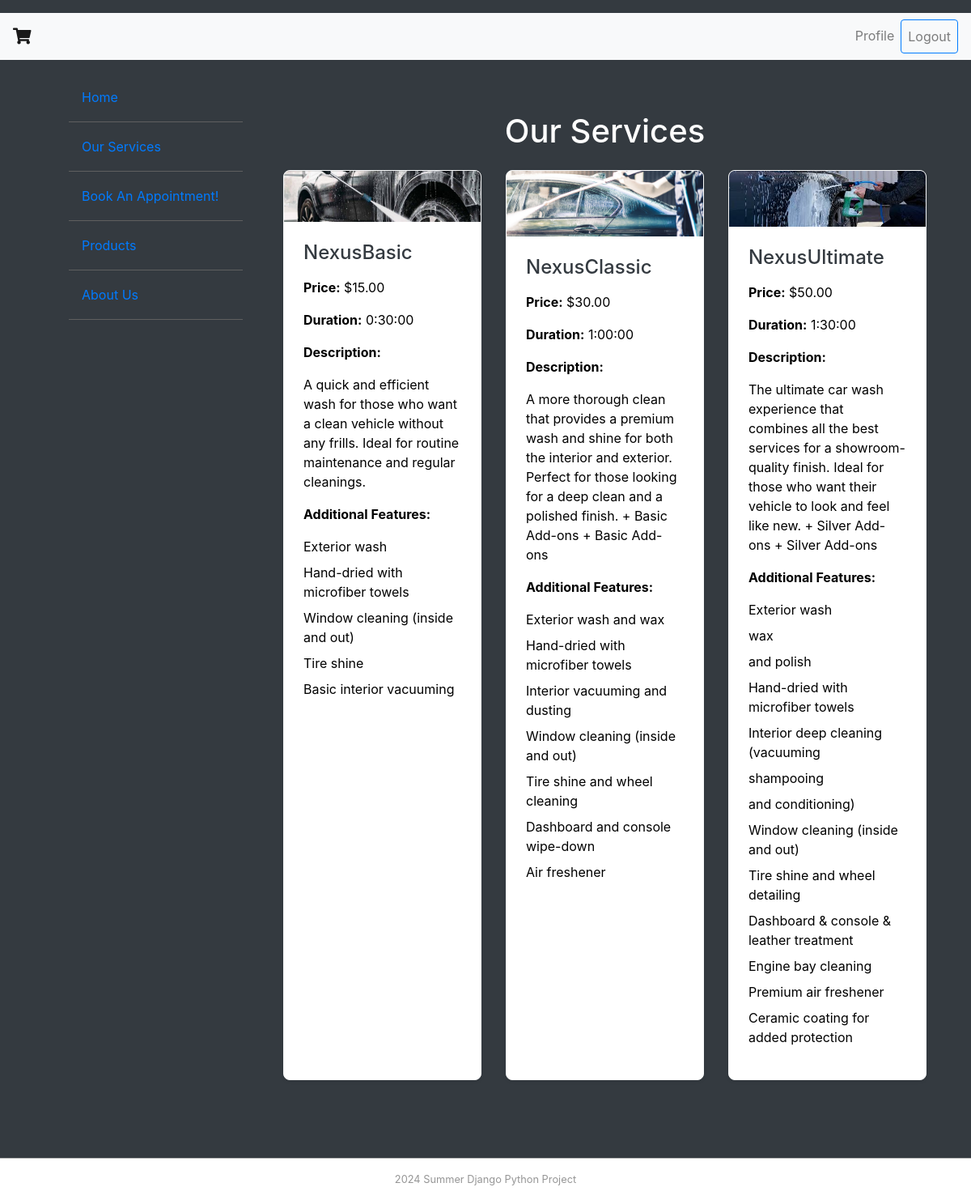
Page /services (signed in) on the committed database.
### carWashMng/models.py (models this page shows, shortened)
class MainMenu(models.Model):
    item = models.CharField(max_length=200, unique=True)
    link = models.CharField(max_length=200, unique=True)

class Service(models.Model):
    TIER_CHOICES = [
        ('Basic', 'Basic'),
        ('Silver', 'Silver'),
        ('Gold', 'Gold'),
    ]
    name = models.CharField(max_length=200, unique=True)
    description = models.TextField()
    price = models.DecimalField(max_digits=10, decimal_places=2)
    duration = models.DurationField()  # Time duration for the service
    tier = models.CharField(max_length=10, choices=TIER_CHOICES)
    additional_features = models.TextField(help_text="Enter features separated by commas.")  # Add-ons based on the tier
    picture = models.FileField(upload_to='carWash/static/uploads')

### carWashMng/views.py (the view)
# urls.py: path('services', views.service_s, name='services'),
def service_s(request):
    services = Service.objects.all()
    for s in services:
        s.picture = s.picture.url[9:]
    return render(request,
                  'carWashMng/services.html',
                  {
                      'services': services,
                      'item_list': MainMenu.objects.all(),
                  })

### carWashMng/templatetags/custom_filters.py (called while the page is built)
@register.filter
def split(value, delimiter=','):
    if value is None:
        return []
    return value.split(delimiter)

### carWash/templates/carWashMng/services.html (shortened to what this page needs)
{% extends "base.html" %}
{% load static %}
{% load custom_filters %}
{% block sidenav %}
    <ul id="nav">
        {% for item in item_list %}
        <li class="nav-item">
            <a class="nav-link" href="{{ item.link }}">{{ item.item }}</a>
        </li>
        {% endfor %}
    </ul>
{% endblock sidenav %}
{% block content %}
    <div class="container my-5">
        <h1 class="text-center mb-4">Our Services</h1>
        <div class="row">
            {% for service in services %}
                <div class="col-md-4 mb-4">
                    <div class="service-card card shadow-sm border-light">
                        <img src="{{ service.picture.url }}" class="service-img card-img-top" alt="{{ service.name }}">
                        <div class="card-body">
                            <h2 class="service-title card-title">{{ service.name }}</h2>
                            <p class="card-text"><strong>Price:</strong> ${{ service.price }}</p>
                            <p class="card-text"><strong>Duration:</strong> {{ service.duration }}</p>
                            <p class="card-text"><strong>Description:</strong></p>
                            <p class="card-text">{{ service.description }}</p>
                            <p class="card-text"><strong>Additional Features:</strong></p>
                            <ul class="list-unstyled service-features">
                                {% if service.additional_features %}
                                    {% for feature in service.additional_features|split:", " %}
                                        <li> {{ feature }}</li>
                                    {% endfor %}
                                {% else %}
                                    <li>No additional features available.</li>
                                {% endif %}
                            </ul>
                        </div>
                    </div>
                </div>
            {% endfor %}
        </div>
    </div>
{% endblock %}

### carWash/templates/base.html (shortened to what this page needs)
{% load static %}
<!DOCTYPE html>
<html lang="en">
<head>
    <link rel="stylesheet" href="https://stackpath.bootstrapcdn.com/bootstrap/4.3.1/css/bootstrap.min.css">
    <link rel="stylesheet" href="{% static 'main.css' %}">
    <link rel="stylesheet" href="https://cdnjs.cloudflare.com/ajax/libs/flatpickr/4.6.13/flatpickr.min.css">
    <link rel="stylesheet" href="https://cdnjs.cloudflare.com/ajax/libs/font-awesome/5.15.3/css/all.min.css">
</head>
<body class="d-flex flex-column min-vh-100">
    {% block header %}
    <header id="header" class="d-flex flex-column align-items-center py-3 w-100">
        <nav class="navbar navbar-expand-lg navbar-light bg-light w-100">
            {% if user.is_authenticated %}
            <a class="navbar-brand" href="{% url 'view_cart' %}">
                <i class="fas fa-shopping-cart"></i>
            </a>
            {% endif %}
            <div class="collapse navbar-collapse" id="navbarNav">
                <ul class="navbar-nav ml-auto">
                    {% if user.is_authenticated %}
                        <li class="nav-item">
                            <a class="nav-link" href="{% url 'profile' %}">Profile</a>
                        </li>
                        <li class="nav-item">
                            <form method="post" action="{% url 'logout' %}?next=/" class="form-inline">
                                <button type="submit" class="btn btn-outline-primary nav-link">Logout</button>
                            </form>
                        </li>
                    {% endif %}
                </ul>
            </div>
        </nav>
    </header>
    {% endblock header %}
    <main class="flex-grow-1">
        <div class="container">
            <div class="row">
                {% if user.is_authenticated and not request.path == '/' %}
                <aside id="leftsidebar" class="col-md-3">
                    <nav id="nav" class="nav flex-column">
                        {% block sidenav %}
                        {% endblock sidenav %}
                    </nav>
                </aside>
                <section id="main" class="col-md-9">
                {% else %}
                <section id="main" class="col-md-12">
                {% endif %}
                    {% block content %}
                    {% endblock content %}
                </section>
            </div>
        </div>
    </main>
    <footer id="footer" class="text-center py-3 mt-4">
        2024 Summer Django Python Project
    </footer>
</body>
</html>

### carWash/static/main.css (style rules this page uses)
html, body { height: 100%; margin: 0; padding: 0; background-color: #343a40; color: #ffffff; }
#header { width: 100%; text-align: center; }
#leftsidebar { width: 180px; height: 350px; }
#nav li { padding-top: 10px; padding-bottom: 10px; font-size: 1em; list-style-type: none; border-bottom: thin solid #5F5F5F; color: #4C4C4C; list-style-position: inside; }
#main { padding-left: 20px; padding-right: 10px; }
#footer { text-align: center; font-size: 0.8em; margin-top: 5px; padding-top: 5px; padding-bottom: 10px; background-color: #FFFFFF; border-top: thin solid #BBBBBB; color: #969696; }
h1 { font-size: 2.5rem; color: #FFFFFF; }
body.d-flex { display: flex; flex-direction: column; min-height: 100vh; }
main.flex-grow-1 { flex-grow: 1; }
.card { width: 100%; display: flex; flex-direction: column; height: 100%; }
.card-body { flex: 1 0 auto; color: #000000; padding: 1rem; }
.card-img-top { max-height: 200px; object-fit: cover; }
.card-title { color: #000000; margin-bottom: 0.1rem; }
.card-text { color: #000000; margin-bottom: -1rem; }
.row { display: flex; flex-wrap: wrap; }
.col-md-4 { display: flex; align-items: stretch; margin-bottom: 1rem; }
.container.my-5 { margin-top: 3rem; margin-bottom: 3rem; }
.service-card { border-radius: 8px; overflow: hidden; background-color: #f8f9fa; display: flex; flex-direction: column; height: 100%; }
.service-img { max-height: 200px; object-fit: cover; width: 100%; }
.service-title { font-size: 1.5rem; color: #343a40; margin-bottom: 1rem; }
.card-body { padding: 1.5rem; background-color: #ffffff; }
.service-features { padding-left: 0; margin-top: 1rem; }
.service-features li { margin-bottom: 0.5rem; }
.card-text { margin-bottom: 1rem; }

### rows in the picture
MainMenu: item "Home"
MainMenu: item "Our Services"
MainMenu: item "Book An Appointment!"
MainMenu: item "Products"
MainMenu: item "About Us"
Service: picture (picture), name "NexusBasic", price "15.00", duration "0:30:00", description "A quick and efficient wash for those who want a clean vehicle without any frills. Ideal for routine maintenance and regular cleanings.", additional_features "Exterior wash" "Hand-dried with microfiber towels" "Window cleaning (inside and out)" "Tire shine" "Basic interior vacuuming"
Service: picture (picture), name "NexusClassic", price "30.00", duration "1:00:00", description "A more thorough clean that provides a premium wash and shine for both the interior and exterior. Perfect for those looking for a deep clean and a polished finish. + Basic Add-ons + Basic Add-ons", additional_features "Exterior wash and wax" "Hand-dried with microfiber towels" "Interior vacuuming and dusting" "Window cleaning (inside and out)" "Tire shine and wheel cleaning" "Dashboard and console wipe-down" "Air freshener"
Service: picture (picture), name "NexusUltimate", price "50.00", duration "1:30:00", description "The ultimate car wash experience that combines all the best services for a showroom-quality finish. Ideal for those who want their vehicle to look and feel like new. + Silver Add-ons + Silver Add-ons", additional_features "Exterior wash" "wax" "and polish" "Hand-dried with microfiber towels" "Interior deep cleaning (vacuuming" "shampooing" "and conditioning)" "Window cleaning (inside and out)" "Tire shine and wheel detailing" "Dashboard & console & leather treatment" "Engine bay cleaning" "Premium air freshener" "Ceramic coating for added protection"
